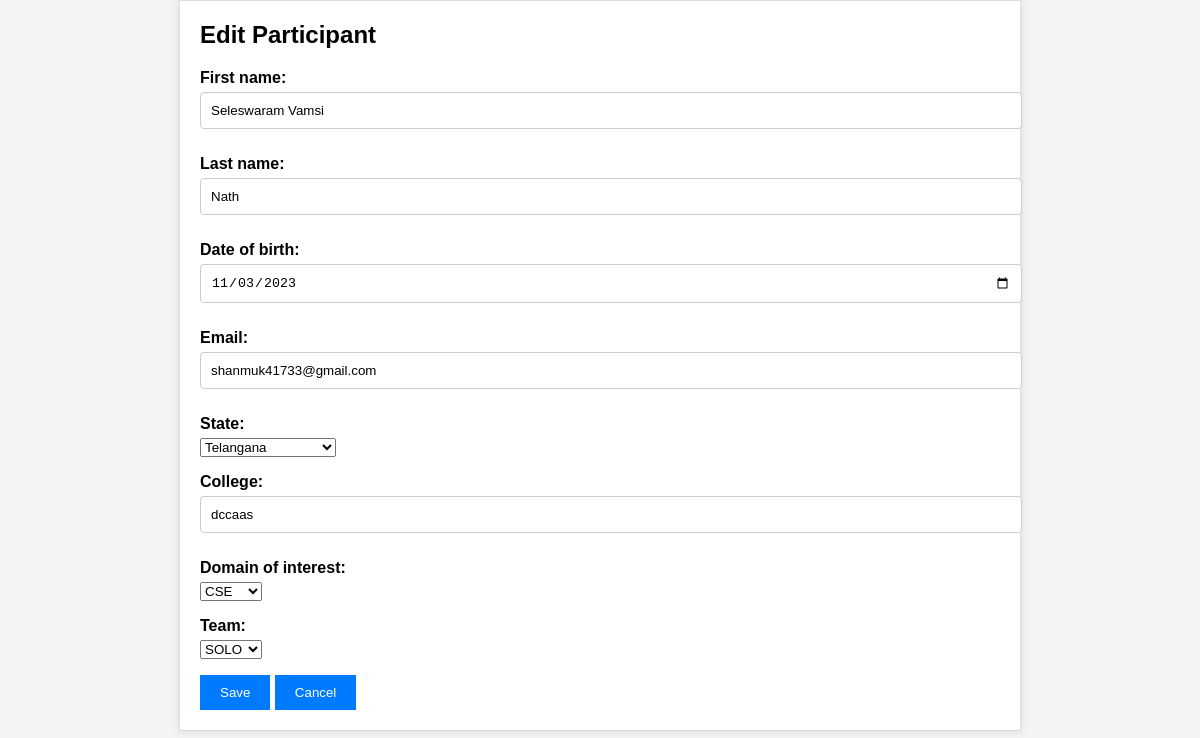
Page /superuser/edit_participant/96 (signed in) on the committed database.
### form/models.py (models this page shows, shortened)
class Participant(models.Model):
    first_name = models.CharField(max_length=100)
    last_name = models.CharField(max_length=100)
    date_of_birth = models.CharField(max_length=100)
    email = models.EmailField(unique=True)
    gender = models.ForeignKey(Gender,on_delete=models.CASCADE,null=True,blank=True)
    mobile = models.CharField(max_length=10,unique=True)
    state = models.ForeignKey(State,on_delete=models.CASCADE)
    college = models.CharField(max_length=100)
    aadhar = models.CharField(max_length=12,default='',validators=[MinLengthValidator(12)])
    domain_of_interest = models.ForeignKey(Domain, on_delete=models.CASCADE)
    is_individual = models.BooleanField()
    team = models.ForeignKey(Team, on_delete=models.CASCADE, null=True, blank=True)
    edited_by = models.ForeignKey(User, on_delete=models.SET_NULL, null=True, blank=True)
    is_checkedin = models.BooleanField(default=False)
    registered_date = models.DateField(auto_now_add=True,blank=True,null=True)
    meals = models.ForeignKey(Meals,on_delete=models.CASCADE,blank=True,null=True)
    participant_type = models.ForeignKey(ParticipantType,on_delete=models.CASCADE,blank=True,null=True)
    is_qrassigned = models.BooleanField(default=False)
    participant_id = models.CharField(max_length=12,null=True,blank=True,unique=True)

### form/views.py (the view)
# urls.py: path('superuser/edit_participant/<int:participant_id>',views.edit_participant_super,name='edit_participant_super'),
@login_required(login_url='/superuser/login/')
def edit_participant_super(request, participant_id):
    participant = Participant.objects.get(pk=participant_id)
    if request.method == 'POST':
        form = ParticipantEditForm(request.POST, instance=participant)
        if form.is_valid():
            participant.edited_by = request.user
            form.save()
            return redirect('view_participants_super')
    else:
        form = ParticipantEditForm(instance=participant)
    return render(request, 'superuser/edit_participant.html', {'form': form})

### form/forms.py
class ParticipantEditForm(forms.ModelForm):
    class Meta:
        model = Participant
        exclude = ['edited_by','is_individual','mobile','aadhar','is_checkedin','participant_type','is_qrassigned','meals','participant_id','gender']  # Exclude all fields from the Participant model
        widgets = {
            'date_of_birth': forms.DateInput(attrs={'type': 'date'}),
        }

### form/models.py (called while the page is built)
    def __str__(self):
        return self.domain_name

    def __str__(self):
        return self.state_name

    def __str__(self):
        return self.team_name

### templates/superuser/edit_participant.html (shortened to what this page needs)
<!DOCTYPE html>
<html lang="en">
<head>
</head>
<body>
    <div class="container">
        <h2>Edit Participant</h2>
        <form method="post">
            {{ form.as_p }}
            <button type="submit">Save</button>
            <a href="{% url 'super_user_dashboard' %}"><button type="button">Cancel</button></a>
        </form>
    </div>
</body>
</html>

### templates/superuser/edit_participant.html (style rules this page uses)
body { font-family: Arial, sans-serif; background-color: #f4f4f4; margin: 0; padding: 0; }
.container { max-width: 800px; margin: 0 auto; padding: 20px; background-color: #fff; border: 1px solid #ddd; box-shadow: 0 0 10px rgba(0, 0, 0, 0.1); }
h2 { margin-top: 0; }
form { margin-top: 20px; }
label { display: block; font-weight: bold; margin-bottom: 5px; }
input[type="text"], input[type="email"], input[type="date"] { width: 100%; padding: 10px; margin-bottom: 10px; border: 1px solid #ccc; border-radius: 4px; }
button { background-color: #007BFF; color: #fff; border: none; padding: 10px 20px; cursor: pointer; }

### rows in the picture
Participant: first_name "Seleswaram Vamsi", last_name "Nath", date_of_birth "11/03/2023", email "shanmuk41733@gmail.com", state "Telangana", college "dccaas", domain_of_interest "CSE", team "SOLO"
